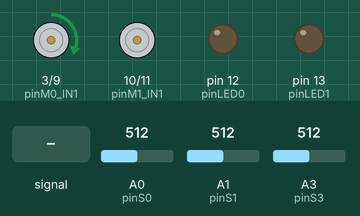
Recording of a sketch running on a simulated Arduino Uno, built with avr-gcc and run on an emulated ATmega328P. Parts: motor-driver pin pairs drawn as motors (green arrow = first pin HIGH = forward, orange = second pin HIGH = backward, longer = more drive), output pins drawn as LEDs (lit = HIGH). The test bench sets the inputs (shaded band); at power-on: A1 (pinS1) = 512, A3 (pinS3) = 512, A0 (pinS0) = 512. Random numbers use the default seed unless the sketch sets one; what the sketch prints to the serial monitor is not drawn.

Above: at 1.2 s.
1.3 s: A3 (pinS3) fed a 200 Hz sine of ±255 counts around its level
At 2.3 s:
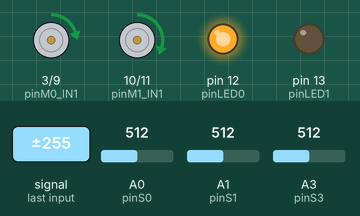
Timing chart, 0 to 2.1 s (numbered marks = the images above; inputs shaded):
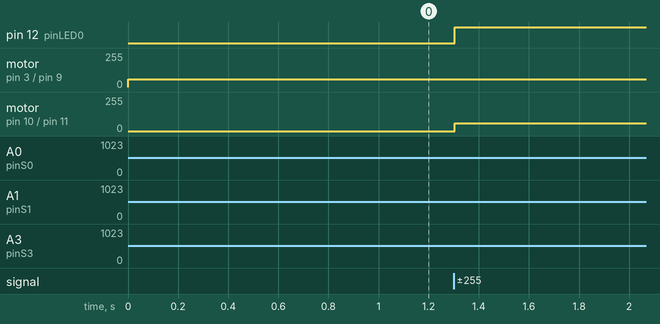

The sketch:

sketch_dec15a.ino
```cpp
#include <Sleep_n0m1.h>

// INPUT pin配置
// タクトスイッチ
const int pinSW = 2;
// センサ（左から）
const int pinS0 = 0;
const int pinS1 = 1;
const int pinS2 = 2;
const int pinS3 = 3;
// OUTPUT pin配置
// 左モータ
const int pinM0_IN1 = 3;
const int pinM0_IN2 = 9;
// 右モータ
const int pinM1_IN1 = 10;
const int pinM1_IN2 = 11;
// LED（左から）
const int pinLED0 = 12;
const int pinLED1 = 13;
// その他各種定数
const int SW_NoResTime = 100; // チャタリング防止 100[ms]
const int S0_Th = 512; // センサー閾値
const int S1_Th = 512; // センサー閾値
const int S2_Th = 512; // センサー閾値
const int S3_Th = 512; // センサー閾値

#define SPEED 80
String RESET = String("reset");
Sleep sleep;
unsigned long sleepTime = 8.64e+7;
int search_line_count = 0;


struct sensors {
  bool A;
  bool B;
  bool C;
  bool D;
};
struct sensors sensor_state;
#define Sensor_Threshold 300
// プロトタイプ宣言
struct sensors Sensor();
void Motor(bool M0_IN1, bool M0_IN2, bool M1_IN1, bool M1_IN2);
void Stop();
void SuperStop();
void Left(long  ms);
void SuperLeft(long  ms);
void BackLeft(long  ms);
void Right(long  ms);
void SuperRight(long  ms);
void BackRight(long  ms);
void Back(long  ms);
void Straight(long ms);
void Software_reset();
void System_stop();

// the setup function runs once when you press reset or power the board
void setup() {
  // put your setup code here, to run once:
  pinMode(pinSW, INPUT);
  pinMode(pinS0, INPUT);
  pinMode(pinS1, INPUT);
  pinMode(pinS2, INPUT);
  pinMode(pinS3, INPUT);
  pinMode(pinM0_IN1, OUTPUT);
  pinMode(pinM0_IN2, OUTPUT);
  pinMode(pinM1_IN1, OUTPUT);
  pinMode(pinM1_IN2, OUTPUT);
  pinMode(pinLED0, OUTPUT);
  pinMode(pinLED1, OUTPUT);
  Serial.begin(9600);            // 9600 bpsで通信する
  Serial.println("Start");       // 最初に1度だけ Start を表示
  Serial.print("micros():");
  Serial.println(micros());
}
#define RANDOMSEED 10
int kantanmode = 0;
int data_one = 0;
void loop() {
  randomSeed(analogRead(pinM0_IN1));
  if (kantanmode == 0) {
    while (analogRead(pinS3) > 300) {
      digitalWrite(pinLED0, LOW);
      digitalWrite(pinLED1, LOW);
      analogWrite(pinM0_IN1, 60);
      analogWrite(pinM0_IN2, 0);
      analogWrite(pinM1_IN1, 20 + random(RANDOMSEED));
      analogWrite(pinM1_IN2, 0);
    }
    kantanmode = 1;
  }
  else {
    while (analogRead(pinS1) > 300) {
      digitalWrite(pinLED0, HIGH);
      digitalWrite(pinLED1, LOW);
      analogWrite(pinM0_IN1, 20 + random(RANDOMSEED));
      analogWrite(pinM0_IN2, 0);
      analogWrite(pinM1_IN1, 60);
      analogWrite(pinM1_IN2, 0);
    }
    if (analogRead(pinS1) > 700 && analogRead(pinS0) > 700) {
      digitalWrite(pinLED0, LOW);
      digitalWrite(pinLED1, HIGH);
      analogWrite(pinM0_IN1, 0);
      analogWrite(pinM0_IN2, 60);
      analogWrite(pinM1_IN1, 0);
      analogWrite(pinM1_IN2, 30);
      Pause(70);
    } else {
      digitalWrite(pinLED1, LOW);
    }
    if (analogRead(pinS1) < 300 && analogRead(pinS0) < 300) {
      digitalWrite(pinLED1, HIGH);
      digitalWrite(pinLED0, HIGH);
      analogWrite(pinM0_IN1, 0);
      analogWrite(pinM0_IN2, 60);
      analogWrite(pinM1_IN1, 0);
      analogWrite(pinM1_IN2, 60);
      Pause(70);
    } else {
      digitalWrite(pinLED1, LOW);
      digitalWrite(pinLED0, LOW);
    }
    kantanmode = 0;
  }
}

void Pause(long ms) {
  long  time = millis() + ms;
  while (millis() < time + ms) {
    continue;
  }
}
```
